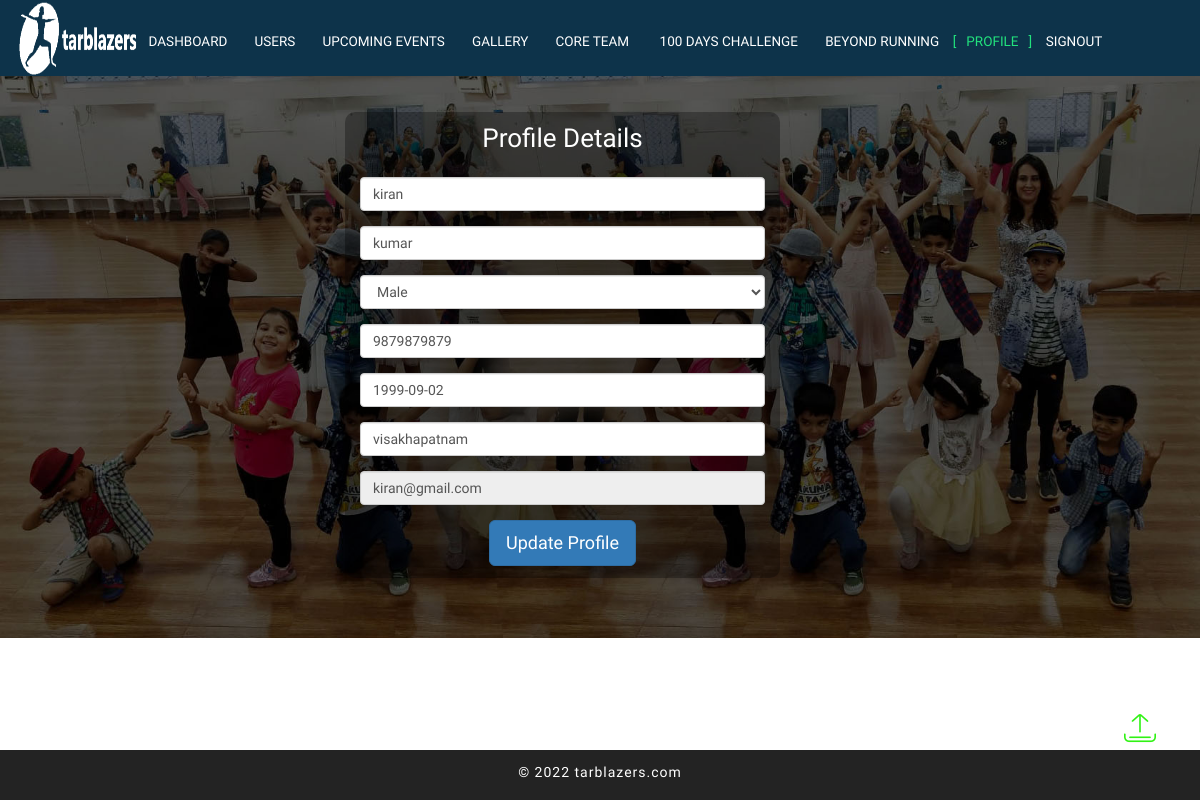
The app's page /admin/profile.php (signed in) with its own data.
### tables this page shows
CREATE TABLE `users` (
  `user_id` int(11) NOT NULL,
  `firstname` varchar(255) NOT NULL,
  `lastname` varchar(255) NOT NULL,
  `mobile` varchar(255) NOT NULL,
  `email` varchar(255) NOT NULL,
  `city` varchar(255) NOT NULL,
  `password` varchar(255) NOT NULL,
  `dob` date NOT NULL,
  `gender` enum('male','female') NOT NULL,
  `role` enum('admin','user') DEFAULT 'user',
  `status` tinyint(4) NOT NULL DEFAULT '1',
  `created_on` datetime NOT NULL DEFAULT CURRENT_TIMESTAMP
);

### admin/profile.php (the view, shortened to what this page needs)
<?php
	include '../db_connection.php';
	$user_id = $_SESSION['id'];
	$query = "SELECT `user_id`, `firstname`, `lastname`, `mobile`, `email`, `city`, `password`, `dob`, `gender`, `role`, `status`, `created_on` FROM `users` WHERE `user_id` = '".$user_id."' ";
	$res = $conn->query($query);
	$res_data = $res->fetch_assoc();
?>
<!DOCTYPE html>
<html lang="en">
<head>
    <link rel="stylesheet" href="../css/bootstrap.css">
    <link rel="stylesheet" href="../css/style.css" type="text/css" media="all" />
    <link rel="stylesheet" href="../css/font-awesome.css">
    <link rel='stylesheet' type='text/css' href='../css/jquery.easy-gallery.css' />
    <link rel="stylesheet" href="//code.jquery.com/ui/1.12.1/themes/base/jquery-ui.css">
</head>
<body>
    <div class="Main-agile">
        <div class="header-bottom">
            <div class="container-fluid">
                <nav class="navbar navbar-default">
                    <div class="navbar-header">
                        <div class="logo" style="margin-left: 2%;">
                            <img src="../images/logo10.png" width="120" height="76" alt=" ">
                        </div>
                    </div>
                    <div class="collapse navbar-collapse nav-wil" id="bs-example-navbar-collapse-1">
                        <nav class="cl-effect-1" id="cl-effect-1">
                            <ul class="nav navbar-nav">
								<li><a href="dashboard.php">DashBoard</a></li>
								<li><a href="users.php">USERS</a></li>
                                <li><a href="upcoming_events.php">Upcoming Events</a></li>
                                <li><a href="gallery.php">Gallery</a></li>
                                <li><a href="coreteam.php">Core Team</a></li>
                                <li><a href="100dayschallenge.php"> 100 Days Challenge</a></li>
                                <li><a href="beyond_running.php">Beyond Running</a></li>
                                <li class="active"><a href="profile.php">Profile</a></li>
                                <li><a href="logout.php">Signout</a></li>
                            </ul>
                        </nav>
                    </div>
                </nav>
            </div>
        </div>
    </div>
    <section id="cover" class="min-vh-100">
		<div id="cover-caption" class="reg_w reg_m">
			<div class="">
				<div class="row text-white">
					<div class="col-xl-5 col-lg-6 col-md-8 col-sm-10 mx-auto text-center form p-4">
						<h1 style="padding-top: 3%;padding-bottom: 3%; color: #fff" class="display-4 py-2 text-truncate">Profile Details</h1>
						<div class="px-2" style="padding-top: 3%;padding-bottom: 3%; color: #fff">
							<form id="signupform" action="update_profile.php" method="post" class="  justify-content-center">
								<div class="form-group">
									<input type="text" class="form-control" required name="firstname" id="firstname" placeholder="Please enter First Name here" value="<?php echo $res_data['firstname']; ?>">
								</div>
								<div class="form-group">
									<input type="text" class="form-control" required name="lastname" id="lastname" placeholder="Please enter Last Name here" value="<?php echo $res_data['lastname']; ?>">
								</div>
								<div class="form-group">
									<select class="form-control" name="gender" id="gender" required>
										<option value="male" <?php if($res_data['gender'] == "male"){echo "selected";}?> >Male</option>
									</select>
								</div>
								<div class="form-group">
									<input type="number" class="form-control" required name="mobile" id="mobile" placeholder="Please enter Mobile No. here" value="<?php echo $res_data['mobile']; ?>">
								</div>
								<div class="form-group">
									<input type="text" class="form-control" value="<?php echo $res_data['dob']; ?>" required name="dob" id="dob" placeholder="Select Date of Birth">
								</div>
								<div class="form-group">
									<input type="text" class="form-control" required name="city" id="city" placeholder="Please enter  City Name" value="<?php echo $res_data['city']; ?>">
								</div>
								<div class="form-group">
									<input type="text" class="form-control" required name="email" id="email" placeholder="Please enter E-mail address" value="<?php echo $res_data['email']; ?>" readonly="true">
								</div>
								<button type="submit" class="btn btn-primary btn-lg">Update Profile</button>
							</form>
						</div>
					</div>
				</div>
			</div>
		</div>
	</section>
    <div class="footer">
        <p class="agileinfo"> &copy; 2022 tarblazers.com</p>
    </div>
    <a href="#" id="toTop" style="display: block;"> <span id="toTopHover" style="opacity: 1;"> </span></a>
</body>
</html>

### css/style.css (style rules this page uses)
body { padding:0; margin:0; font-family: 'Hind Vadodara', sans-serif; background:#fff; position:relative; }
body a { transition:0.5s all; -webkit-transition:0.5s all; -moz-transition:0.5s all; -o-transition:0.5s all; -ms-transition:0.5s all; }
h1,h2,h3,h4,h5,h6 { margin:0; font-family: 'Exo 2', sans-serif; }
p { margin:0; font-family: 'Hind Vadodara', sans-serif; letter-spacing:1px; margin-top: 1%; }
ul { margin:0; padding:0; }
.cl-effect-1 a::before, .cl-effect-1 a::after { display: inline-block; opacity: 0; -webkit-transition: -webkit-transform 0.3s, opacity 0.2s; -moz-transition: -moz-transform 0.3s, opacity 0.2s; transition: transform 0.3s, opacity 0.2s; }
.cl-effect-1 a::before { margin-right: 10px; content: '['; -webkit-transform: translateX(20px); -moz-transform: translateX(20px); transform: translateX(20px); }
.cl-effect-1 a::after { margin-left: 10px; content: ']'; -webkit-transform: translateX(-20px); -moz-transform: translateX(-20px); transform: translateX(-20px); }
.cl-effect-1 a:hover::before, .cl-effect-1 a:hover::after, .cl-effect-1 a:focus::before, .cl-effect-1 a:focus::after,.navbar-nav li.active a::before,.navbar-nav li.active a::after, .navbar-nav li.active a:focus::before, .navbar-nav li.active a:focus::after { opacity: 1; -webkit-transform: translateX(0px); -moz-transform: translateX(0px); transform: translateX(0px); }
.navbar-default { background: none; border: none; }
.navbar { margin-bottom: 0; }
.navbar-collapse { padding: 0; box-shadow: none; }
.navbar-default .navbar-collapse, .navbar-default .navbar-form { border: none; }
.navbar-nav { float:left; padding-top: 0.5%; }
.navbar-default .navbar-nav > li > a { color: #fff; }
.navbar-default .navbar-nav > .active > a, .navbar-default .navbar-nav > .active > a:hover, .navbar-default .navbar-nav > .active > a:focus { background: none; color:#22e27d; }
.navbar-nav > li > a { font-size: 13px; text-transform: uppercase; padding: 20px 0px 0; }
.header-bottom { position: relative; padding: 1em 0; }
.Main-agile { position: relative; }
#toTop { display: none; text-decoration: none; position: fixed; bottom: 24px; right: 1%; overflow: hidden; z-index: 999; width: 64px; height: 64px; border: none; text-indent: 100%; background: url("../images/arrow-up.png") no-repeat 0px 0px; }
#toTopHover { width: 64px; height: 64px; display: block; overflow: hidden; float: right; opacity: 0; -moz-opacity: 0; filter: alpha(opacity=0); }
@media (max-width: 1366px) { .header-bottom { padding: 0 0; background-color: #0d334a; } }

### admin/profile.php (style rules this page uses)
.navbar-nav>li>a { font-size: 13.5px; text-transform: uppercase; padding: 25px 0px 0; }
#cover { background-image: url("../images/bgser.jpg"); height: 100%; background-position: center; background-repeat: no-repeat; background-size: cover; background-size: cover; height: 100%; text-align: center; display: flex; align-items: center; position: relative; }
#cover-caption { width: 100%; position: relative; z-index: 1; }
form:before { content: ''; height: 100%; left: 0; position: absolute; top: 0; width: 100%; background-color: rgba(0, 0, 0, 0.3); z-index: -1; border-radius: 10px; }
@media screen and (min-width: 1024px) { .reg_w { margin-left: 30%; margin-top: 3%; margin-bottom: 5% } }
html, body { max-width: 100%; }
img { vertical-align: middle; }
img { border: 0; }
* { -webkit-box-sizing: border-box; -moz-box-sizing: border-box; box-sizing: border-box; }
a:link, a:visited, a:active, a:hover { color: #333; }
a { color: #428bca; text-decoration: none; }
a { color: #333; outline: none; padding-left: 3px; padding-right: 3px; }
a:-webkit-any-link { color: -webkit-link; cursor: pointer; }
h1, .h1 { font-size: 26px !important; }
.footer { height: 50px; position: fixed; left: 0; bottom: 0; margin-bottom: 0px; width: 100%; background-color: #232323; text-align: center; font-weight: 300; font-size: 14px; color: #ffffff; z-index: 9999; }

### records on screen
users: firstname "kiran", lastname "kumar", gender "Male", mobile "9879879879", dob "1999-09-02", city "visakhapatnam", email "kiran@gmail.com"
